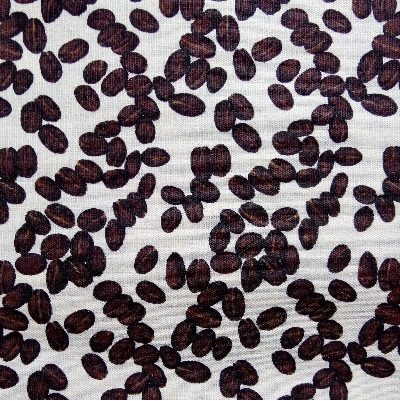
#> input picture 006-object segmentation/images/cafe.jpg, 400 x 401 px, found by its file name
$ jupyter execute 003-binarizacao-otsu.ipynb   (shell and % lines are left out)
#> lines starting #> are read from the running program, lines starting #| are printed output that depends on the picture; after the words box and inside, x2 and y2 are one past the last pixel; in counts of white or black regions, pixels touching at a corner belong together
### Binarização por Otsu
Foi abordado na binarização por limiar e adaptativa um valor no qual cada pixel da imagem é comparado e depois segmentado de acordo com essa comparação. Mas um grande inconveniente desses métodos é que o usuário precisa passar esses valores de limiar para ser feito a segmentação da imagem.

Uma forma de automatizar esse procedimento é justamente o algoritm de Otsu, no qual define um limiar baseado no histogreama da imagem.

Essse algoritmo pode ser usado junto à função threhold, necessitando apenas que a constante THRESH_OTSU seja tomada ao tipo definido para binarização.

[cell 1]
import cv2
import numpy as np
from matplotlib import pyplot as plt

[cell 2]
path = r'C:\Users\shuel\Documents\Workspace\computer-vision\computer-vision-meganha\006-object segmentation\images'
img = cv2.imread(path + '\cafe.jpg', 0)
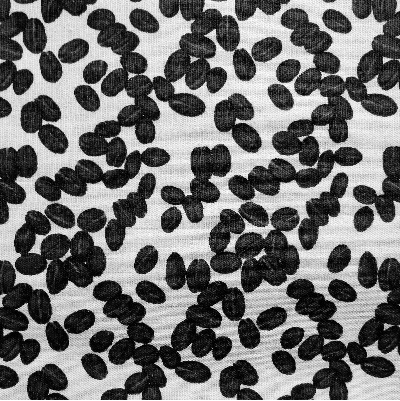
#> img: shape (401, 400); min 0, max 255, mean 112

[cell 3]
metodo = cv2.THRESH_BINARY_INV + cv2.THRESH_OTSU
ret, imgBin = cv2.threshold(img, 0, 255, metodo)
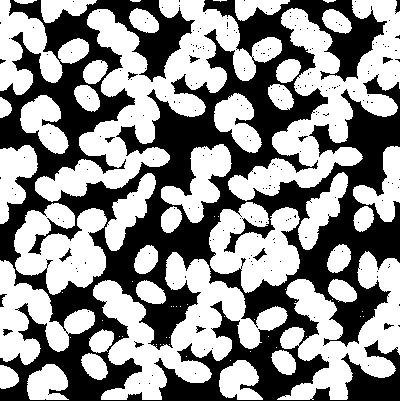
#> imgBin: shape (401, 400); 55.5% white; 225 black regions (211 under 20 px), largest, box (x1, y1, x2, y2) and area: (0, 0, 400, 401) 70561, (253, 248, 267, 261) 61, (59, 248, 72, 262) 56
#> ret = 121
print('O melhor limiar é: ', ret)
#| O melhor limiar é:  121.0

[cell 4]
plt.hist(img.ravel(), 256, [0, 256])
cv2.imshow('Original', img)
plt.show()
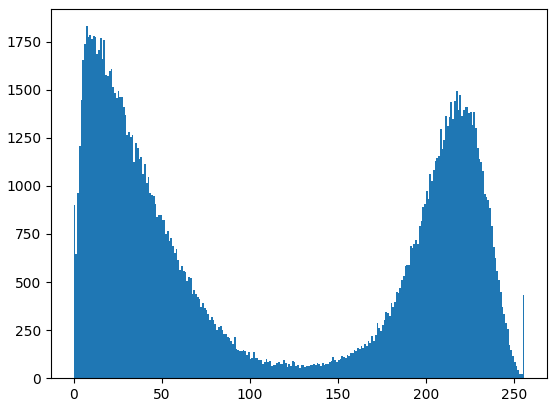
#> figure drawn by matplotlib, 1 panel; tallest bar 1830 high, from x = 7 to 8
cv2.imshow('Otsu', imgBin)

cv2.waitKey(0)
cv2.destroyAllWindows()
